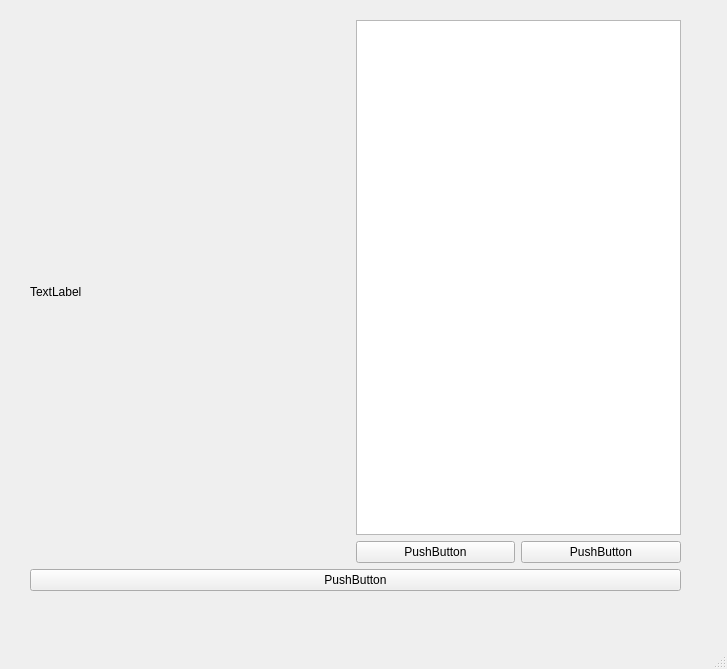
<?xml version="1.0" encoding="UTF-8"?>
<ui version="4.0">
 <class>QPlayer</class>
 <widget class="QMainWindow" name="QPlayer">
  <property name="geometry">
   <rect>
    <x>0</x>
    <y>0</y>
    <width>727</width>
    <height>669</height>
   </rect>
  </property>
  <property name="windowTitle">
   <string>MainWindow</string>
  </property>
  <widget class="QWidget" name="centralwidget">
   <widget class="QWidget" name="gridLayoutWidget">
    <property name="geometry">
     <rect>
      <x>30</x>
      <y>20</y>
      <width>651</width>
      <height>571</height>
     </rect>
    </property>
    <layout class="QGridLayout" name="gridLayout">
     <item row="0" column="0" rowspan="2" colspan="2">
      <widget class="QLabel" name="playLabel">
       <property name="text">
        <string>TextLabel</string>
       </property>
      </widget>
     </item>
     <item row="0" column="2" colspan="2">
      <widget class="QListWidget" name="listWidget"/>
     </item>
     <item row="1" column="3">
      <widget class="QPushButton" name="closePushButton">
       <property name="text">
        <string>PushButton</string>
       </property>
      </widget>
     </item>
     <item row="1" column="2">
      <widget class="QPushButton" name="openPushButton">
       <property name="text">
        <string>PushButton</string>
       </property>
      </widget>
     </item>
     <item row="2" column="0" colspan="4">
      <widget class="QPushButton" name="backPushButton">
       <property name="text">
        <string>PushButton</string>
       </property>
      </widget>
     </item>
    </layout>
   </widget>
  </widget>
  <widget class="QMenuBar" name="menubar">
   <property name="geometry">
    <rect>
     <x>0</x>
     <y>0</y>
     <width>727</width>
     <height>23</height>
    </rect>
   </property>
  </widget>
  <widget class="QStatusBar" name="statusbar"/>
 </widget>
 <resources/>
 <connections/>
</ui>
